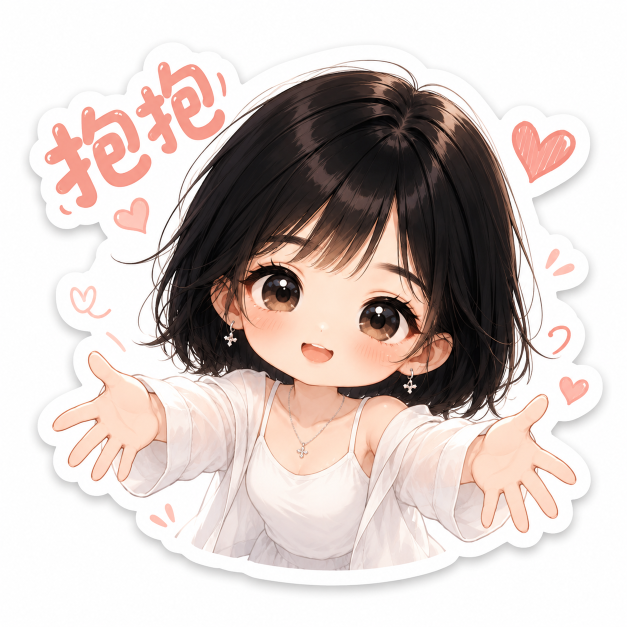
#> input picture original/hug.png, 1254 x 1254 px, found by its file name (shown at 1/2 size); its folder holds only this picture in this run
$ python process_stickers.py --image original/hug.png   (older library calls are emulated)
#> lines starting #> are read from the running program, lines starting #| are printed output that depends on the picture; after the words box and inside, x2 and y2 are one past the last pixel; in counts of white or black regions, pixels touching at a corner belong together
#!/usr/bin/env python3
"""Parameterized sticker background removal.

The source images are memes on a white page. The page, the original sticker
backing, and the old shadow are visually close to each other, so a single
global threshold is not enough. This module exposes the main cutout parameters
so they can be tuned per image from the local web app.
"""

from __future__ import annotations

import argparse
import json
from dataclasses import asdict, dataclass, fields
from pathlib import Path

import cv2
import numpy as np
from PIL import Image
from scipy import ndimage as ndi


@dataclass
class StickerParams:
    outline_px: int = 12
    edge_smooth_px: float = 3.2
    backing_feather_px: float = 1.5
    content_feather_px: float = 1.0
    shadow_blur_px: float = 6.5
    shadow_opacity: int = 42
    shadow_offset_x: int = 3
    shadow_offset_y: int = 4
    min_body_area: int = 120000
    shape_close_px: int = 2
    backing_min_area: int = 180
    body_texture: float = 1.0
    art_saturation_min: float = 10.0
    art_diff_min: float = 8.0
    art_dark_value_max: float = 216.0
    art_dark_diff_min: float = 14.0
    art_strong_diff: float = 72.0
    shape_saturation_min: float = 8.0
    shape_diff_min: float = 8.0
    shape_dark_value_max: float = 240.0
    shape_dark_diff_min: float = 22.0
    shape_gradient_min: float = 4.0
    shape_strong_diff: float = 55.0
    adjacent_radius_px: int = 2
    adjacent_saturation_min: float = 4.0
    adjacent_diff_min: float = 7.0
    adjacent_dark_value_max: float = 248.0
    adjacent_dark_diff_min: float = 16.0
    adjacent_gradient_min: float = 5.0
    neutral_saturation_max: float = 12.0
    neutral_value_max: float = 248.0
    neutral_diff_min: float = 12.0
    neutral_gradient_min: float = 8.0
    anchor_saturation_min: float = 18.0
    anchor_diff_min: float = 10.0
    anchor_dark_value_max: float = 215.0
    anchor_dark_diff_min: float = 14.0
    anchor_strong_diff: float = 75.0


DEFAULT_PARAMS = StickerParams()
PARAM_NAMES = {field.name for field in fields(StickerParams)}


def params_from_dict(data: dict | None) -> StickerParams:
    if not data:
        return StickerParams()

    values = asdict(DEFAULT_PARAMS)
    for field in fields(StickerParams):
        if field.name not in data:
            continue
        value = data[field.name]
        default = getattr(DEFAULT_PARAMS, field.name)
        if isinstance(default, int):
            values[field.name] = int(round(float(value)))
        else:
            values[field.name] = float(value)
    return StickerParams(**values)


def ellipse(radius: int) -> np.ndarray:
    radius = max(1, int(radius))
    return cv2.getStructuringElement(
        cv2.MORPH_ELLIPSE, (radius * 2 + 1, radius * 2 + 1)
    )


def estimate_background(rgb: np.ndarray) -> np.ndarray:
    height, width, _ = rgb.shape
    border_width = max(12, min(height, width) // 35)
    border = np.concatenate(
        [
            rgb[:border_width].reshape(-1, 3),
            rgb[-border_width:].reshape(-1, 3),
            rgb[:, :border_width].reshape(-1, 3),
            rgb[:, -border_width:].reshape(-1, 3),
        ]
    )
    return np.median(border, axis=0).astype(np.float32)


def keep_components(mask: np.ndarray, min_area: int) -> np.ndarray:
    count, labels, stats, _ = cv2.connectedComponentsWithStats(
        mask.astype(np.uint8), 8
    )
    kept = np.zeros(mask.shape, dtype=bool)
    for label in range(1, count):
        if stats[label, cv2.CC_STAT_AREA] >= min_area:
            kept[labels == label] = True
    return kept


def keep_components_touching_anchor(
    candidate: np.ndarray, anchor: np.ndarray, min_area: int
) -> np.ndarray:
    count, labels, stats, _ = cv2.connectedComponentsWithStats(
        candidate.astype(np.uint8), 8
    )
    kept = np.zeros(candidate.shape, dtype=bool)
    anchor = anchor.astype(bool)
    for label in range(1, count):
        component = labels == label
        if (
            stats[label, cv2.CC_STAT_AREA] >= min_area
            and np.any(anchor[component])
        ):
            kept[component] = True
    return kept


def large_component_region(mask: np.ndarray, min_area: int) -> np.ndarray:
    count, labels, stats, _ = cv2.connectedComponentsWithStats(
        mask.astype(np.uint8), 8
    )
    region = np.zeros(mask.shape, dtype=bool)
    for label in range(1, count):
        if stats[label, cv2.CC_STAT_AREA] >= min_area:
            region[labels == label] = True
    return region


def signed_distance_alpha(mask: np.ndarray, feather_px: float) -> np.ndarray:
    hard = mask.astype(np.uint8)
    inside = cv2.distanceTransform(hard, cv2.DIST_L2, 5)
    outside = cv2.distanceTransform(1 - hard, cv2.DIST_L2, 5)
    alpha = np.clip((inside - outside + feather_px) / (2 * feather_px), 0, 1)
    alpha = (alpha * 255).astype(np.uint8)
    alpha = np.where(alpha > 250, 255, alpha)
    alpha = np.where(alpha < 2, 0, alpha)
    return alpha.astype(np.uint8)


def smooth_mask(mask: np.ndarray, sigma: float, threshold: float = 0.5) -> np.ndarray:
    blurred = cv2.GaussianBlur(mask.astype(np.float32), (0, 0), sigma)
    return blurred > threshold


def shifted_mask(mask: np.ndarray, dx: int, dy: int) -> np.ndarray:
    height, width = mask.shape
    shifted = np.zeros_like(mask, dtype=np.uint8)

    dst_y0 = max(0, dy)
    dst_y1 = height + min(0, dy)
    dst_x0 = max(0, dx)
    dst_x1 = width + min(0, dx)

    src_y0 = max(0, -dy)
    src_y1 = height - max(0, dy)
    src_x0 = max(0, -dx)
    src_x1 = width - max(0, dx)

    shifted[dst_y0:dst_y1, dst_x0:dst_x1] = mask[src_y0:src_y1, src_x0:src_x1]
    return shifted


def alpha_composite_over(
    base_rgb: np.ndarray,
    base_alpha: np.ndarray,
    top_rgb: np.ndarray,
    top_alpha: np.ndarray,
) -> tuple[np.ndarray, np.ndarray]:
    top = top_alpha.astype(np.float32) / 255.0
    active = top > 0
    if not np.any(active):
        return base_rgb, base_alpha

    previous = base_alpha[active].astype(np.float32) / 255.0
    new_alpha = top[active] + previous * (1 - top[active])
    composed = (
        top_rgb[active].astype(np.float32) * top[active, None]
        + base_rgb[active].astype(np.float32)
        * previous[:, None]
        * (1 - top[active, None])
    )
    base_rgb[active] = np.where(
        new_alpha[:, None] > 0, composed / new_alpha[:, None], 0
    ).astype(np.uint8)
    base_alpha[active] = (new_alpha * 255).astype(np.uint8)
    return base_rgb, base_alpha


def build_masks(rgb: np.ndarray, params: StickerParams) -> tuple[np.ndarray, np.ndarray]:
    hsv = cv2.cvtColor(rgb, cv2.COLOR_RGB2HSV)
    saturation = hsv[:, :, 1].astype(np.float32)
    value = hsv[:, :, 2].astype(np.float32)

    gray = cv2.cvtColor(rgb, cv2.COLOR_RGB2GRAY).astype(np.float32)
    grad_x = cv2.Sobel(gray, cv2.CV_32F, 1, 0, ksize=3)
    grad_y = cv2.Sobel(gray, cv2.CV_32F, 0, 1, ksize=3)
    gradient = cv2.magnitude(grad_x, grad_y)

    background = estimate_background(rgb)
    diff = np.max(np.abs(rgb.astype(np.float32) - background), axis=2)

    anchor = (
        ((saturation > params.anchor_saturation_min) & (diff > params.anchor_diff_min))
        | ((value < params.anchor_dark_value_max) & (diff > params.anchor_dark_diff_min))
        | (diff > params.anchor_strong_diff)
    )

    neutral_texture = (
        (saturation <= params.neutral_saturation_max)
        & (value < params.neutral_value_max)
        & (diff > params.neutral_diff_min)
        & (gradient > params.neutral_gradient_min)
    )

    candidate = (
        ((saturation > params.shape_saturation_min) & (diff > params.shape_diff_min))
        | (
            (value < params.shape_dark_value_max)
            & (diff > params.shape_dark_diff_min)
            & (gradient > params.shape_gradient_min)
        )
        | (diff > params.shape_strong_diff)
        | neutral_texture
    )
    candidate = cv2.morphologyEx(
        candidate.astype(np.uint8), cv2.MORPH_CLOSE, ellipse(1), iterations=1
    ).astype(bool)

    shape_seed = keep_components_touching_anchor(
        candidate,
        cv2.dilate(
            anchor.astype(np.uint8), ellipse(params.adjacent_radius_px), iterations=1
        ).astype(bool),
        min_area=10,
    )
    adjacent_shape = (
        (
            ((saturation > params.adjacent_saturation_min) & (diff > params.adjacent_diff_min))
            | (
                (value < params.adjacent_dark_value_max)
                & (diff > params.adjacent_dark_diff_min)
                & (gradient > params.adjacent_gradient_min)
            )
        )
        & cv2.dilate(
            shape_seed.astype(np.uint8),
            ellipse(params.adjacent_radius_px),
            iterations=1,
        ).astype(bool)
    )
    shape_seed = keep_components(shape_seed | adjacent_shape, min_area=18)
    shape_seed = cv2.morphologyEx(
        shape_seed.astype(np.uint8),
        cv2.MORPH_CLOSE,
        ellipse(params.shape_close_px),
        iterations=1,
    ).astype(bool)

    body_region = large_component_region(shape_seed, min_area=params.min_body_area)
    primary_art = (
        ((saturation > params.art_saturation_min) & (diff > params.art_diff_min))
        | ((value < params.art_dark_value_max) & (diff > params.art_dark_diff_min))
        | (diff > params.art_strong_diff)
    )
    content = shape_seed & (
        primary_art | (neutral_texture & body_region & (params.body_texture > 0))
    )
    content = keep_components(content, min_area=8)
    content = cv2.morphologyEx(
        content.astype(np.uint8), cv2.MORPH_CLOSE, ellipse(1), iterations=1
    ).astype(bool)

    backing = cv2.dilate(
        shape_seed.astype(np.uint8), ellipse(params.outline_px), iterations=1
    )
    backing = cv2.morphologyEx(
        backing,
        cv2.MORPH_CLOSE,
        ellipse(max(3, params.outline_px // 3)),
        iterations=1,
    ).astype(bool)
    backing = ndi.binary_fill_holes(backing)
    backing = keep_components(backing, min_area=params.backing_min_area)
    backing = smooth_mask(backing, sigma=params.edge_smooth_px)
    backing = cv2.morphologyEx(
        backing.astype(np.uint8), cv2.MORPH_OPEN, ellipse(1), iterations=1
    ).astype(bool)
    backing = cv2.morphologyEx(
        backing.astype(np.uint8), cv2.MORPH_CLOSE, ellipse(2), iterations=1
    ).astype(bool)
    backing = ndi.binary_fill_holes(backing)

    return content, backing


def render_sticker(source: Path, params: StickerParams | None = None) -> Image.Image:
    params = params or StickerParams()
    rgb = np.array(Image.open(source).convert("RGB"))
    content, backing = build_masks(rgb, params)

    backing_alpha = signed_distance_alpha(backing, feather_px=params.backing_feather_px)
    content_alpha = signed_distance_alpha(content, feather_px=params.content_feather_px)

    hard_backing = backing.astype(np.uint8)
    shadow = shifted_mask(
        hard_backing, dx=params.shadow_offset_x, dy=params.shadow_offset_y
    ).astype(np.float32)
    shadow = cv2.GaussianBlur(shadow, (0, 0), params.shadow_blur_px)
    shadow_alpha = np.clip(
        shadow * params.shadow_opacity, 0, params.shadow_opacity
    ).astype(np.uint8)
    shadow_alpha = np.where(hard_backing > 0, 0, shadow_alpha).astype(np.uint8)

    output_rgb = np.zeros_like(rgb)
    output_alpha = shadow_alpha.copy()

    backing_pixels = backing_alpha > 0
    output_rgb[backing_pixels] = 255
    output_alpha[backing_pixels] = backing_alpha[backing_pixels]

    output_rgb, output_alpha = alpha_composite_over(
        output_rgb, output_alpha, rgb, content_alpha
    )
    return Image.fromarray(np.dstack([output_rgb, output_alpha]))


def process_image(
    source: Path,
    destination: Path,
    params: StickerParams | None = None,
) -> None:
    destination.parent.mkdir(parents=True, exist_ok=True)
    render_sticker(source, params).save(destination, optimize=True)


def parse_args() -> argparse.Namespace:
    parser = argparse.ArgumentParser(
        description="Remove white backgrounds and rebuild clean sticker backing."
    )
    parser.add_argument("--input", default="original", type=Path)
    parser.add_argument("--output", default="output", type=Path)
    parser.add_argument("--params-json", default=None, type=Path)
    parser.add_argument("--use-saved", action="store_true")
    parser.add_argument("--image", default=None)
    for field in fields(StickerParams):
        default = getattr(DEFAULT_PARAMS, field.name)
        value_type = int if isinstance(default, int) else float
        parser.add_argument(
            "--" + field.name.replace("_", "-"),
            dest=field.name,
            default=None,
            type=value_type,
        )
    return parser.parse_args()


def load_saved_params(path: Path | None) -> dict[str, dict]:
    if not path or not path.exists():
        return {}
    return json.loads(path.read_text())


def params_from_args(args: argparse.Namespace) -> StickerParams:
    values = {}
    for name in PARAM_NAMES:
        value = getattr(args, name)
        if value is not None:
            values[name] = value
    return params_from_dict(values)


def main() -> None:
    args = parse_args()
    saved = load_saved_params(args.params_json)
    base_params = params_from_args(args)

    sources = sorted(args.input.glob("*.png"))
    if args.image:
        sources = [args.input / args.image]
    if not sources:
        raise SystemExit(f"No PNG files found in {args.input}")

    for source in sources:
        if not source.exists():
            raise SystemExit(f"Missing source image: {source}")
        params = base_params
        if args.use_saved and source.name in saved:
            params = params_from_dict(saved[source.name])
        destination = args.output / source.name
        process_image(source, destination, params)
#> in render_sticker, rgb is the input picture: shape (1254, 1254, 3); mean R, G, B 209.8, 198.2, 194.2
#> in build_masks, `gradient = cv2.magnitude(grad_x, grad_y)`:
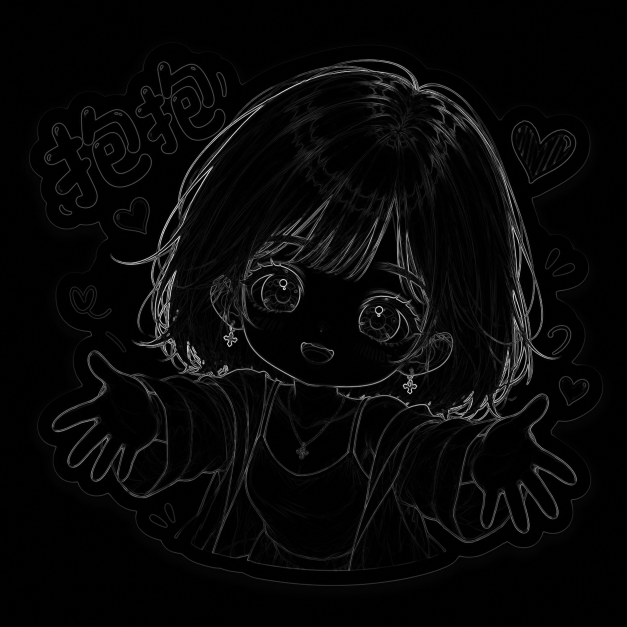
#> gradient: shape (1254, 1254) float32 (shown at 1/2 size); min 0, max 1005.5, mean 31.2; drawn with min black and max white
#> in build_masks, `background = estimate_background(rgb)`: background = [254, 254, 254]
#> in build_masks, `anchor = ( ((saturation > params.anchor_saturation_min) & (diff > para..`:
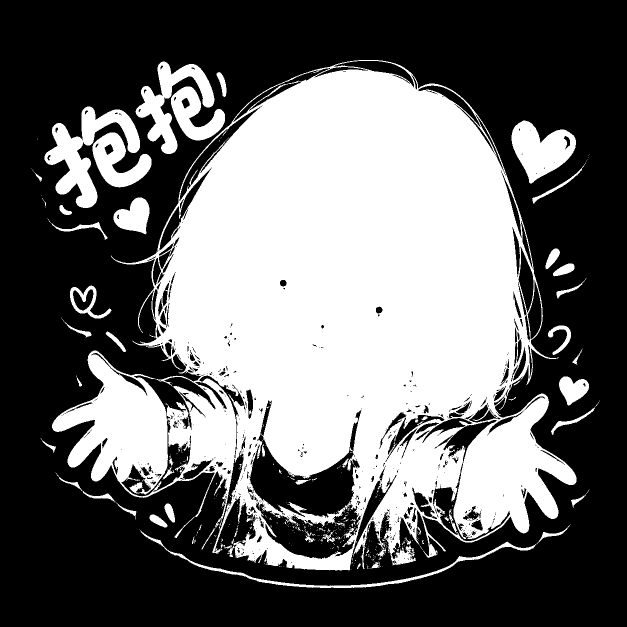
#> anchor: shape (1254, 1254) bool (shown at 1/2 size); 41.1% white; 457 white regions (395 under 20 px), largest, box (x1, y1, x2, y2) and area: (104, 120, 1153, 1141) 579195, (89, 213, 280, 416) 13397, (271, 123, 429, 308) 9558
#> in keep_components_touching_anchor, `count, labels, stats, _ = cv2.connectedComponentsWithStats( candidate...`:
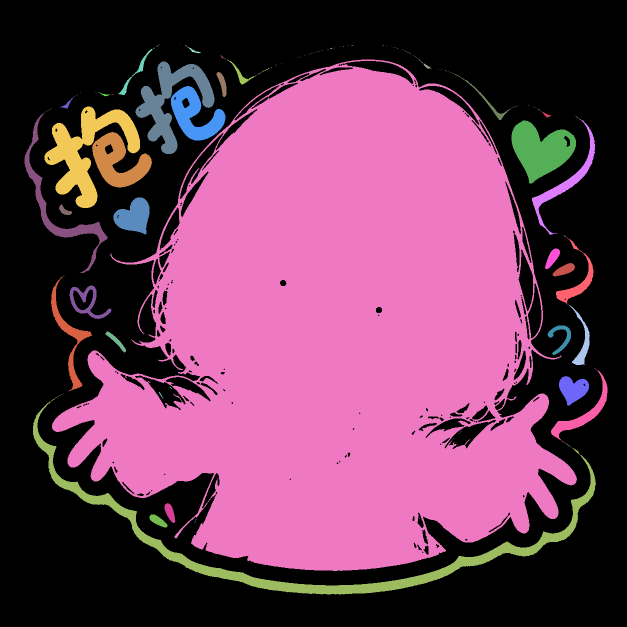
#> labels: shape (1254, 1254) int32 (shown at 1/2 size); 137 distinct labels, from 0 to 136; one colour per label, 0 black
#> in keep_components_touching_anchor, `count, labels, stats, _ = cv2.connectedComponentsWithStats( candidate...`: count = 137; stats = 137 rows, first 6: [0, 0, 1254, 1254, 810610], [361, 86, 1, 1, 1], [319, 89, 1, 1, 1], [314, 91, 2, 2, 2], [317, 90, 1, 1, 1], [370, 90, 32, 17, 82]
#> in keep_components, `count, labels, stats, _ = cv2.connectedComponentsWithStats( mask.astyp..`: count = 31; stats = 31 rows, first 6: [0, 0, 1254, 1254, 811100], [104, 119, 1050, 1023, 662961], [271, 123, 158, 185, 9809], [344, 145, 1, 1, 1], [433, 144, 20, 50, 495], [342, 172, 109, 109, 5801]
#> in large_component_region, `count, labels, stats, _ = cv2.connectedComponentsWithStats( mask.astyp..`:
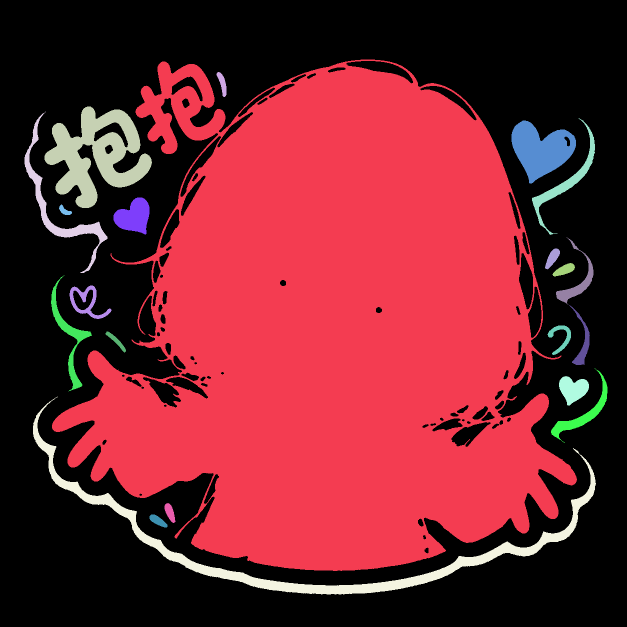
#> labels: shape (1254, 1254) int32 (shown at 1/2 size); 22 distinct labels, from 0 to 21; one colour per label, 0 black
#> in large_component_region, `count, labels, stats, _ = cv2.connectedComponentsWithStats( mask.astyp..`: count = 22; stats = 22 rows, first 6: [0, 0, 1254, 1254, 805188], [104, 119, 1050, 1023, 684195], [433, 144, 20, 50, 495], [89, 213, 215, 203, 20531], [49, 223, 166, 323, 5132], [1064, 236, 126, 234, 3453]
#> call 2 of keep_components, with min_area = 8
#> in keep_components (call 2), `count, labels, stats, _ = cv2.connectedComponentsWithStats( mask.astyp..`:
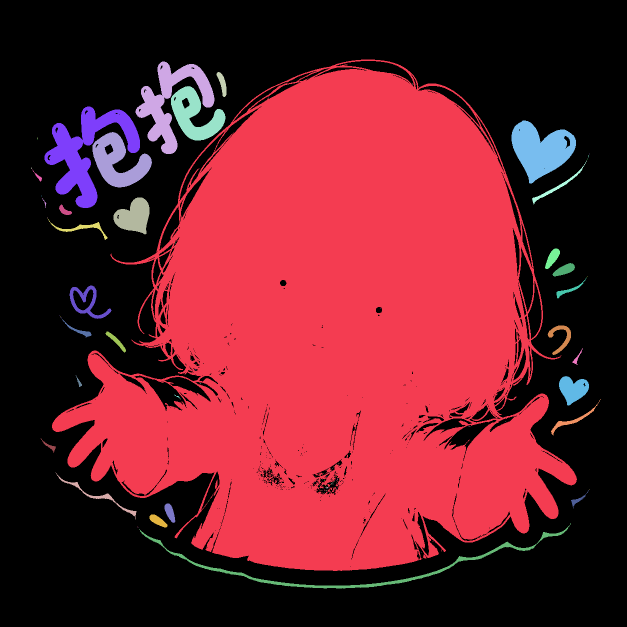
#> labels: shape (1254, 1254) int32 (shown at 1/2 size); 99 distinct labels, from 0 to 98; one colour per label, 0 black
#> in keep_components (call 2), `count, labels, stats, _ = cv2.connectedComponentsWithStats( mask.astyp..`: count = 99; stats = 99 rows, first 6: [0, 0, 1254, 1254, 852704], [104, 119, 1050, 1023, 653348], [271, 123, 158, 185, 9703], [433, 144, 20, 50, 492], [825, 167, 1, 2, 2], [342, 172, 109, 109, 5759]
#> call 3 of keep_components, with min_area = 180
#> in keep_components (call 3), `count, labels, stats, _ = cv2.connectedComponentsWithStats( mask.astyp..`:
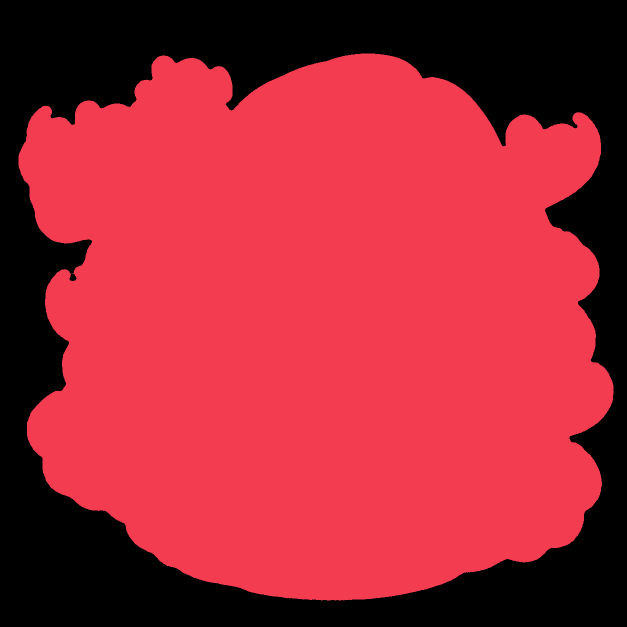
#> labels: shape (1254, 1254) int32 (shown at 1/2 size); 3 distinct labels, from 0 to 2; one colour per label, 0 black
#> in keep_components (call 3), `count, labels, stats, _ = cv2.connectedComponentsWithStats( mask.astyp..`: count = 3; stats = [[0, 0, 1254, 1254, 525001], [37, 107, 1190, 1094, 1047514], [144, 547, 1, 1, 1]]
#> in shifted_mask, `shifted[dst_y0:dst_y1, dst_x0:dst_x1] = mask[src_y0:src_y1, src_x0:src..`:
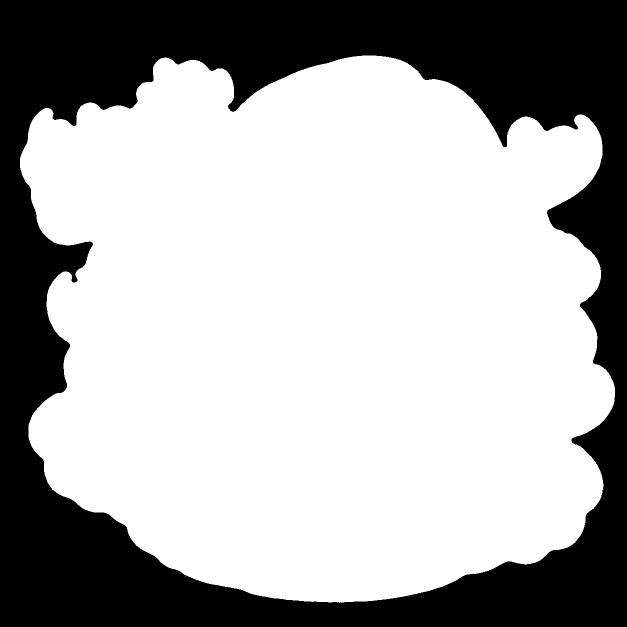
#> shifted: shape (1254, 1254) (shown at 1/2 size); values 0 (black) and 1 (white), 66.6% white; 1 black region, box (x1, y1, x2, y2) and area: (0, 0, 1254, 1254) 524934
        print(f"{source} -> {destination}")


if __name__ == "__main__":
    main()
